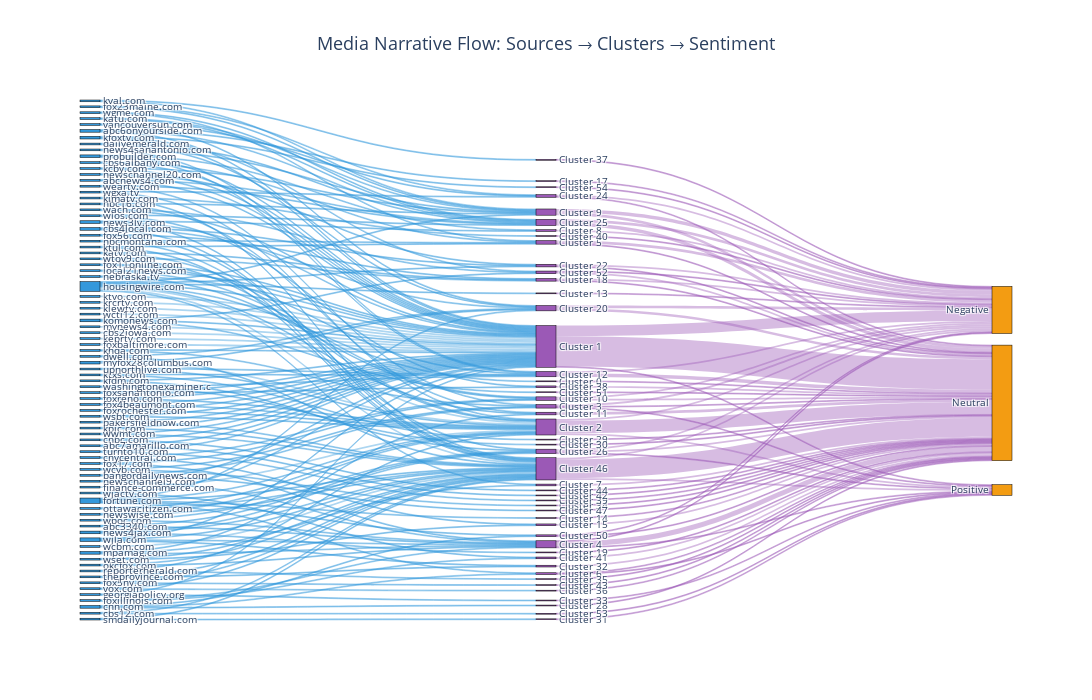

Source (notebook cell):
### Code cell
# Create Sankey diagram (if enabled)
if ENABLE_ADVANCED_VIZ:
    try:
        fig_sankey = advanced_viz.create_sankey_narrative_flow(
            df_clustered,
            source_col='source',
            cluster_col='cluster',
            sentiment_col='sentiment_deep' if 'sentiment_deep' in df_clustered.columns else 'cluster',
            min_articles_per_source=2,
            title='Media Narrative Flow: Sources → Clusters → Sentiment'
        )
        fig_sankey.show()
        
        print("\n💡 Interpretation Guide:")
        print("   • Left nodes: Media outlets")
        print("   • Middle nodes: Geographic clusters")
        print("   • Right nodes: Sentiment categories")
        print("   • Flow thickness: Number of articles following that path")
        print("   • Dominant pathways reveal systematic patterns")
    except Exception as e:
        print(f"⚠️  Could not create Sankey: {e}")
        print("   (This may happen with small datasets or missing sentiment data)")
else:
    print("⏭️  Sankey diagram skipped (advanced viz disabled in configuration)")

### Figure 1 — Plotly figure (JSON) as saved in the notebook; plotly's stock layout.template omitted (floating-point values rounded to 4 significant figures; data arrays with more than 128 entries replaced by an {"elided": "..."} marker saying what was removed)
{"data": [{"link": {"color": {"elided": "254 str values"}, "source": {"elided": "254 int values"}, "target": {"elided": "254 int values"}, "value": {"elided": "254 int values"}}, "node": {"color": {"elided": "136 str values"}, "label": {"elided": "136 str values"}, "line": {"color": "black", "width": 0.5}, "pad": 15, "thickness": 20}, "type": "sankey"}], "layout": {"font": {"size": 10}, "height": 700, "title": {"font": {"size": 18}, "text": "Media Narrative Flow: Sources → Clusters → Sentiment", "x": 0.5, "xanchor": "center"}, "width": 1200}}
